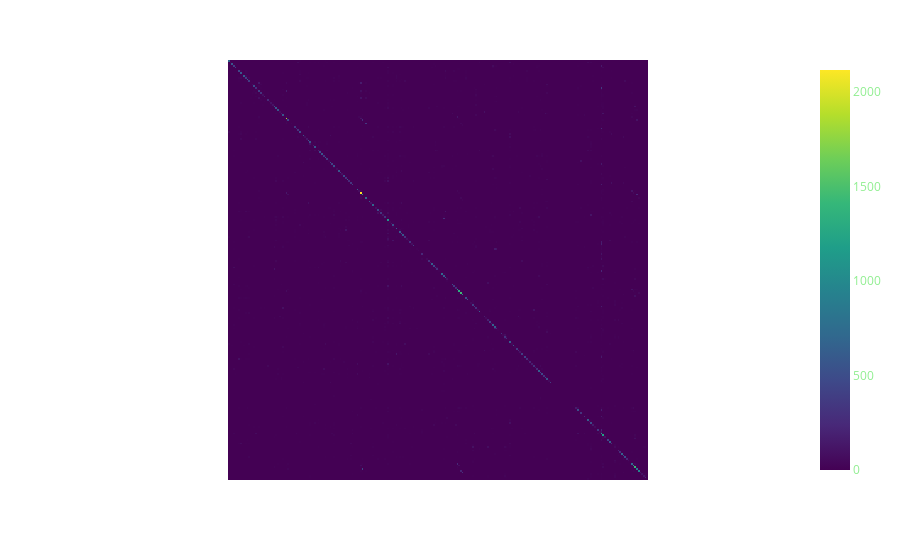

Notebook cell for this chart:
### Code cell
fig = px.imshow(confusion_matrix(nb_label_test, best_pred, labels=models[0].classes_), x=models[0].classes_, y=models[0].classes_)
fig.update_layout(xaxis_showticklabels=False, yaxis_showticklabels=False, height=800)
fig.show()

### Figure 1 — Plotly figure (JSON) as saved in the notebook; plotly's stock layout.template omitted (floating-point values rounded to 4 significant figures; data arrays with more than 128 entries replaced by an {"elided": "..."} marker saying what was removed)
{"data": [{"coloraxis": "coloraxis", "hovertemplate": "x: %{x}<br>y: %{y}<br>color: %{z}<extra></extra>", "name": "0", "type": "heatmap", "x": {"elided": "248 str values"}, "xaxis": "x", "y": {"elided": "248 str values"}, "yaxis": "y", "z": {"elided": "248x248 int values"}}], "layout": {"autosize": true, "coloraxis": {"colorscale": [[0, "#440154"], [0.1111, "#482878"], [0.2222, "#3e4989"], [0.3333, "#31688e"], [0.4444, "#26828e"], [0.5556, "#1f9e89"], [0.6667, "#35b779"], [0.7778, "#6ece58"], [0.8889, "#b5de2b"], [1, "#fde725"]]}, "margin": {"t": 60}, "xaxis": {"anchor": "y", "autorange": true, "constrain": "domain", "domain": [0.1875, 0.8125], "range": [-0.5, 247.5], "scaleanchor": "y", "showticklabels": false, "type": "category"}, "yaxis": {"anchor": "x", "autorange": true, "constrain": "domain", "domain": [0, 1], "range": [247.5, -0.5], "showticklabels": false, "type": "category"}}}
